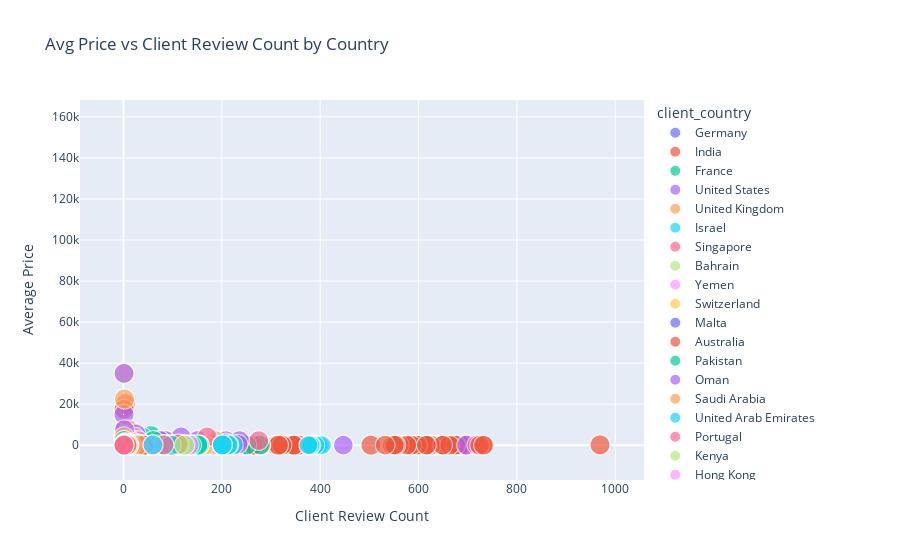

The cell this chart's notebook holds for it:
### Code cell
fig = pt.scatter(df, x='client_review_count', y='avg_price_usd', color='client_country',
                 size='client_average_rating', hover_data=['rate_type', 'currency'],
                 title='Avg Price vs Client Review Count by Country')
fig.update_layout(xaxis_title='Client Review Count', yaxis_title='Average Price')
fig.show()
